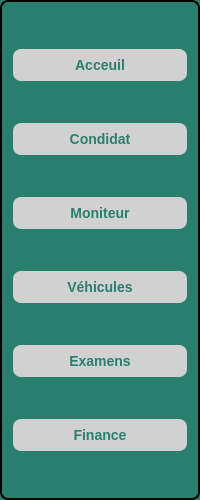
      <widget class="QFrame" name="sideMenu">
       <property name="minimumSize">
        <size>
         <width>200</width>
         <height>500</height>
        </size>
       </property>
       <property name="maximumSize">
        <size>
         <width>300</width>
         <height>700</height>
        </size>
       </property>
       <property name="styleSheet">
        <string notr="true">QFrame{
 border: 2px solid black;   /* blue border */
    border-radius: 8px;
 font-weight: bold;
    font-size: 14px;
background-color: rgb(41, 127, 110);}</string>
       </property>
       <property name="frameShape">
        <enum>QFrame::Shape::StyledPanel</enum>
       </property>
       <property name="frameShadow">
        <enum>QFrame::Shadow::Raised</enum>
       </property>
       <layout class="QVBoxLayout" name="verticalLayout">
        <item>
         <widget class="QPushButton" name="btnAccueil">
          <property name="styleSheet">
           <string notr="true">QPushButton {
    background-color: rgb(209, 209, 209);
    color: rgb(41, 127, 110);
    border: none;
    border-radius: 8px;
    padding: 8px 20px;
    font-size: 14px;
    font-weight: bold;
}

QPushButton:hover {
    background-color: rgb(41, 127, 110);
    color: white;
    border: 2px solid white;   /* ✅ visible white border on hover */
    border-radius: 8px;
    padding: 6px 18px;         /* ✅ keeps button size consistent */
}
</string>
          </property>
          <property name="text">
           <string>Acceuil</string>
          </property>
          <property name="icon">
           <iconset theme="QIcon::ThemeIcon::GoHome"/>
          </property>
         </widget>
        </item>
        <item>
         <widget class="QPushButton" name="btnCandidat">
          <property name="styleSheet">
           <string notr="true">QPushButton {
    background-color: rgb(209, 209, 209);
    color: rgb(41, 127, 110);
    border: none;
    border-radius: 8px;
    padding: 8px 20px;
    font-size: 14px;
    font-weight: bold;
}

QPushButton:hover {
    background-color: rgb(41, 127, 110);
    color: white;
    border: 2px solid white;   /* ✅ visible white border on hover */
    border-radius: 8px;
    padding: 6px 18px;         /* ✅ keeps button size consistent */
}
</string>
          </property>
          <property name="text">
           <string>Condidat</string>
          </property>
         </widget>
        </item>
        <item>
         <widget class="QPushButton" name="btnMoniteur">
          <property name="styleSheet">
           <string notr="true">QPushButton {
    background-color: rgb(209, 209, 209);
    color: rgb(41, 127, 110);
    border: none;
    border-radius: 8px;
    padding: 8px 20px;
    font-size: 14px;
    font-weight: bold;
}

QPushButton:hover {
    background-color: rgb(41, 127, 110);
    color: white;
    border: 2px solid white;   /* ✅ visible white border on hover */
    border-radius: 8px;
    padding: 6px 18px;         /* ✅ keeps button size consistent */
}
</string>
          </property>
          <property name="text">
           <string>Moniteur</string>
          </property>
         </widget>
        </item>
        <item>
         <widget class="QPushButton" name="btnVehicule">
          <property name="styleSheet">
           <string notr="true">QPushButton {
    background-color: rgb(209, 209, 209);
    color: rgb(41, 127, 110);
    border: none;
    border-radius: 8px;
    padding: 8px 20px;
    font-size: 14px;
    font-weight: bold;
}

QPushButton:hover {
    background-color: rgb(41, 127, 110);
    color: white;
    border: 2px solid white;   /* ✅ visible white border on hover */
    border-radius: 8px;
    padding: 6px 18px;         /* ✅ keeps button size consistent */
}
</string>
          </property>
          <property name="text">
           <string>Véhicules</string>
          </property>
         </widget>
        </item>
        <item>
         <widget class="QPushButton" name="btnExamens">
          <property name="styleSheet">
           <string notr="true">QPushButton {
    background-color: rgb(209, 209, 209);
    color: rgb(41, 127, 110);
    border: none;
    border-radius: 8px;
    padding: 8px 20px;
    font-size: 14px;
    font-weight: bold;
}

QPushButton:hover {
    background-color: rgb(41, 127, 110);
    color: white;
    border: 2px solid white;   /* ✅ visible white border on hover */
    border-radius: 8px;
    padding: 6px 18px;         /* ✅ keeps button size consistent */
}
</string>
          </property>
          <property name="text">
           <string>Examens</string>
          </property>
         </widget>
        </item>
        <item>
         <widget class="QPushButton" name="btnFinance">
          <property name="styleSheet">
           <string notr="true">QPushButton {
    background-color: rgb(209, 209, 209);
    color: rgb(41, 127, 110);
    border: none;
    border-radius: 8px;
    padding: 8px 20px;
    font-size: 14px;
    font-weight: bold;
}

QPushButton:hover {
    background-color: rgb(41, 127, 110);
    color: white;
    border: 2px solid white;   /* ✅ visible white border on hover */
    border-radius: 8px;
    padding: 6px 18px;         /* ✅ keeps button size consistent */
}
</string>
          </property>
          <property name="text">
           <string>Finance</string>
          </property>
         </widget>
        </item>
       </layout>
      </widget>
